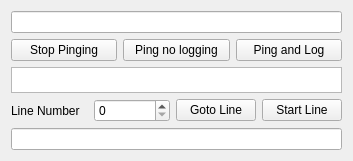
<?xml version="1.0" encoding="UTF-8"?>
<ui version="4.0">
 <class>ROSDetails</class>
 <widget class="QWidget" name="ROSDetails">
  <property name="geometry">
   <rect>
    <x>0</x>
    <y>0</y>
    <width>353</width>
    <height>161</height>
   </rect>
  </property>
  <layout class="QVBoxLayout" name="verticalLayout">
   <item>
    <layout class="QHBoxLayout" name="horizontalLayout_2">
     <item>
      <widget class="QLineEdit" name="sogLineEdit">
       <property name="readOnly">
        <bool>true</bool>
       </property>
      </widget>
     </item>
    </layout>
   </item>
   <item>
    <layout class="QHBoxLayout" name="horizontalLayout_3">
     <item>
      <widget class="QPushButton" name="stopPingingPushButton">
       <property name="text">
        <string>Stop Pinging</string>
       </property>
      </widget>
     </item>
     <item>
      <widget class="QPushButton" name="startPingingPushButton">
       <property name="text">
        <string>Ping no logging</string>
       </property>
      </widget>
     </item>
     <item>
      <widget class="QPushButton" name="pingAndLogPushButton">
       <property name="text">
        <string>Ping and Log</string>
       </property>
      </widget>
     </item>
    </layout>
   </item>
   <item>
    <widget class="QTextBrowser" name="missionStatusTextBrowser">
     <property name="minimumSize">
      <size>
       <width>0</width>
       <height>20</height>
      </size>
     </property>
     <property name="contextMenuPolicy">
      <enum>Qt::CustomContextMenu</enum>
     </property>
    </widget>
   </item>
   <item>
    <layout class="QHBoxLayout" name="horizontalLayout">
     <item>
      <widget class="QLabel" name="lineNumberLabel">
       <property name="text">
        <string>Line Number</string>
       </property>
      </widget>
     </item>
     <item>
      <widget class="QSpinBox" name="lineNumberSpinBox">
       <property name="maximum">
        <number>999999</number>
       </property>
      </widget>
     </item>
     <item>
      <widget class="QPushButton" name="gotoLinePushButton">
       <property name="text">
        <string>Goto Line</string>
       </property>
      </widget>
     </item>
     <item>
      <widget class="QPushButton" name="startLinePushButton">
       <property name="text">
        <string>Start Line</string>
       </property>
      </widget>
     </item>
    </layout>
   </item>
   <item>
    <widget class="QLineEdit" name="rangeBearingLineEdit">
     <property name="readOnly">
      <bool>true</bool>
     </property>
    </widget>
   </item>
  </layout>
 </widget>
 <resources/>
 <connections/>
</ui>
